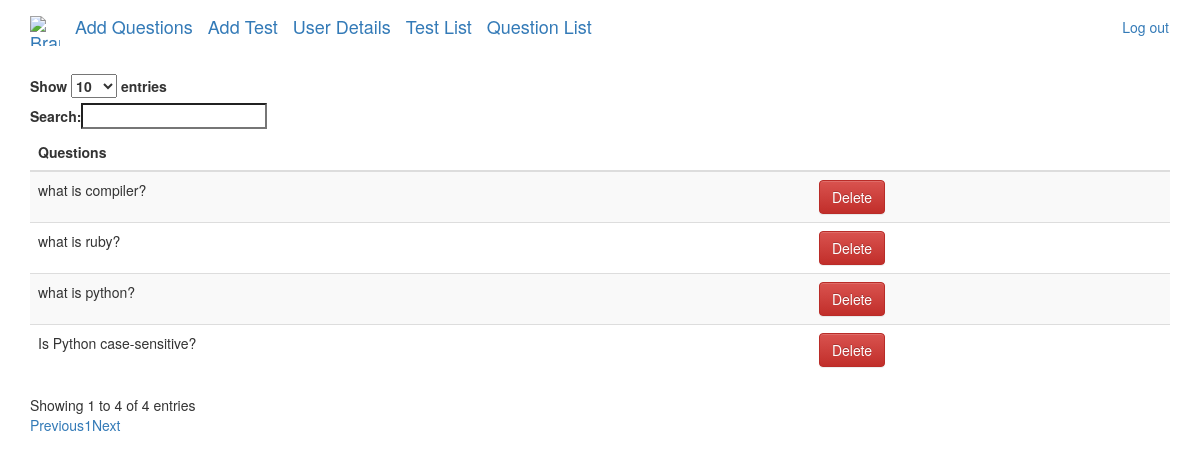
The page /all_question_list (signed in) on the database its author committed.
### exam/models.py (models this page shows, shortened)
class Question(models.Model):
    question =models.CharField(max_length=200,unique=True)
    choice = (
        ('MC', 'multiple_choice'),
        ('TF', 'true_false'),
        ('FB', 'fill_in_the_blanks'),
    )
    question_type = models.CharField(max_length = 50, choices = choice)
    options = models.ManyToManyField(Option,blank = True )
    correct_answer = models.ManyToManyField(Option,related_name='correct_answer',blank = True )
    max_time_in_sec = models.PositiveIntegerField()

### exam/decorators.py (the view)
    def wrap(request, *args, **kwargs):
        if request.user.is_authenticated:
            return function(request, *args, **kwargs)
        else:
            return redirect('AdminLogin')

### exam/views.py (called while the page is built)
@admin_is_logged_in
def Allquestionlist(request):
    model = Question
    questions = model.objects.all().order_by('-id')[:]
    context = {'questions':questions}
    return render(request,"exam/all_question_list.html",context)

### exam/templates/exam/all_question_list.html (shortened to what this page needs)
<!DOCTYPE html>
<html lang="en">
<head>
    <link rel="stylesheet" href="https://maxcdn.bootstrapcdn.com/bootstrap/3.3.7/css/bootstrap.min.css">
    <link rel="stylesheet" href="https://maxcdn.bootstrapcdn.com/bootstrap/3.3.7/css/bootstrap-theme.min.css">
    <link rel="stylesheet" href="https://cdn.datatables.net/1.10.24/css/dataTables.bootstrap.min.css">
</head>
<body>
  <nav class="navbar  mynav" role="navigation" id="navbar">
    <div class="container">
        <a class="navbar-brand mynav" href="#">
            <img alt="Brand" width="30" height="30" src="https://i.fbcd.co/products/resized/resized-750-500/3f621b61843917703025a638d02a45375ef25f1e4b288e8bf3c66c698d976220.jpg">
        </a>
        <a class="navbar-brand mynav" href="{% url 'AddQuestion' %}">Add Questions</a>
        <a class="navbar-brand mynav" href="{% url 'AddTest' %}">Add Test</a>
        <a class="navbar-brand mynav" href="{% url 'UserList' %}">User Details</a>
        <a class="navbar-brand mynav" href="{% url 'AllTestList' %}">Test List</a>
        <a class="navbar-brand mynav" href="{% url 'AllQuestionList' %}">Question List</a>
        <ul class="nav navbar-nav navbar-right">
            <li><a href="{% url 'logout' %}" class="btn btn-simple">Log out</a></li>
        </ul>
    </div>
    </nav>
    <div class="container">
        <table id="example" class="table table-striped" style="width:100%">
            <thead>
              <tr>
                <th scope="col">Questions</th>
                <th scope="col"></th>
              </tr>
            </thead>
            <tbody>
              {%for ques in questions%}
                <tr>
                  <td>{{ques.question}}</td>
                  <td><a class="btn btn-danger" href="{% url 'DeleteQuestion' ques.id%}" role="button">Delete</a></td>
                </tr>
                {%endfor%}
              </tbody>
            </table>
            </div>
</body>
</html>

### rows shown on the page
Question: question "what is compiler?"
Question: question "what is ruby?"
Question: question "what is python?"
Question: question "Is Python case-sensitive?"
